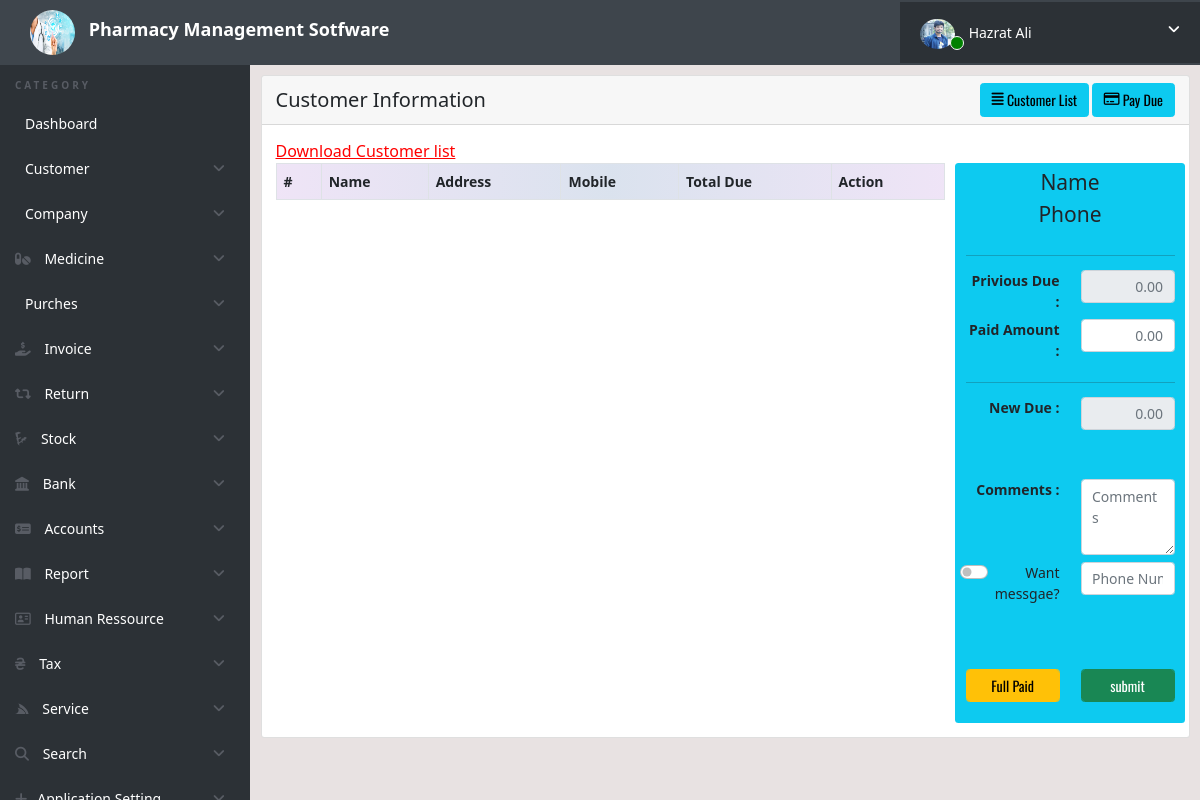
/customer_ledger.php (signed in), run on an earlier commit of the app's database.
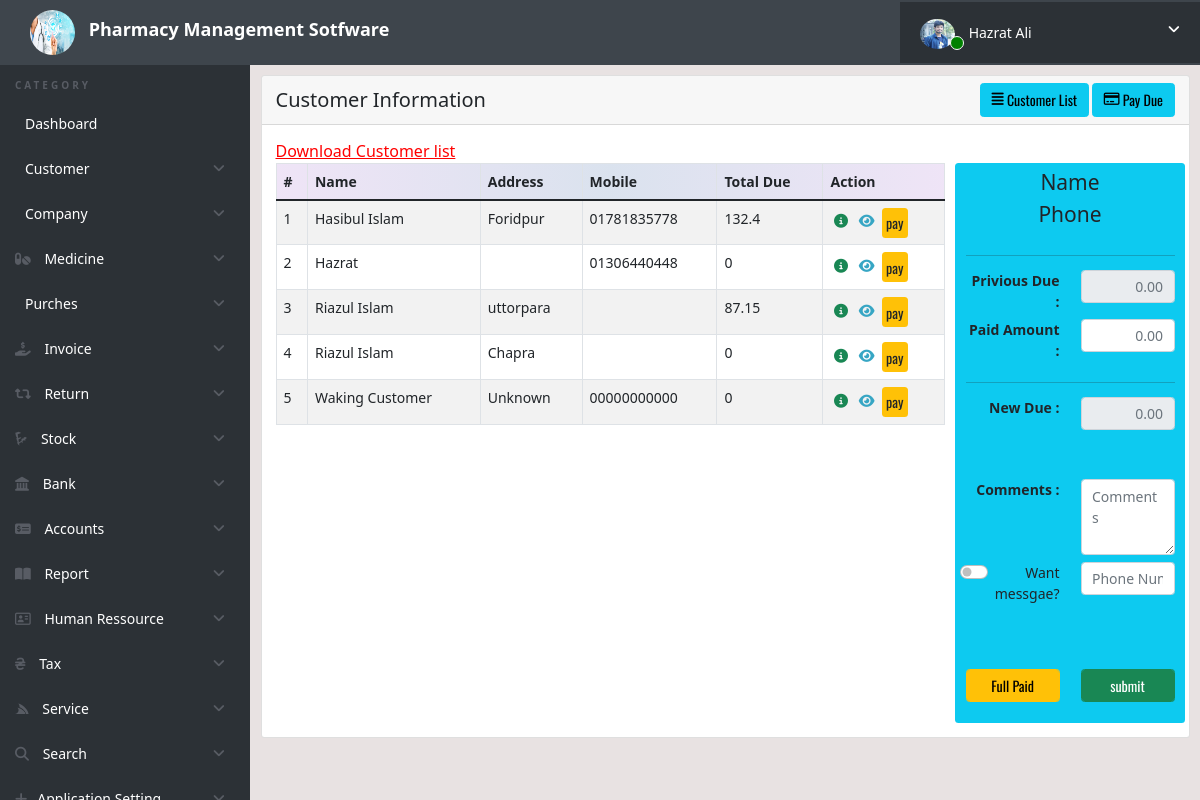
And on a later commit of the database.
### tables this page shows
CREATE TABLE `customertable` (
  `ID` int(11) NOT NULL,
  `Name` varchar(200) NOT NULL,
  `Phone` varchar(30) NOT NULL,
  `Email` varchar(100) NOT NULL,
  `Address` text NOT NULL,
  `Photo` varchar(150) NOT NULL,
  `DateTime` datetime DEFAULT current_timestamp() ON UPDATE current_timestamp(),
  `UpDateTime` datetime NOT NULL,
  `Status` int(2) NOT NULL
);

CREATE TABLE `customerledger` (
  `ID` int(3) NOT NULL,
  `AdminID` text NOT NULL,
  `CustomerID` text NOT NULL,
  `InvoiceId` int(11) NOT NULL,
  `Debit` float NOT NULL,
  `PreDue` float NOT NULL,
  `Total` float NOT NULL,
  `Credit` float NOT NULL,
  `NewDue` float NOT NULL,
  `Status` int(1) NOT NULL,
  `Comments` text NOT NULL,
  `Date` date NOT NULL DEFAULT current_timestamp()
);

### customer_ledger.php (the view, shortened to what the changed rows need)
<?php
include('includes/config.php');
if(strlen($_SESSION['alogin'])==0)
	{
	include_once('./includes/address.php');
	header('location:index.php');
	}
else{
 ?>
<!doctype html>
<html lang="en" class="no-js">
<head>
	<link rel="stylesheet" href="https://pro.fontawesome.com/releases/v5.10.0/css/all.css"/>
    <link href="https://cdnjs.cloudflare.com/ajax/libs/typicons/2.1.2/typicons.min.css" rel="stylesheet">
	<link href="https://cdn.jsdelivr.net/npm/bootstrap@5.1.3/dist/css/bootstrap.min.css" rel="stylesheet">
	<link rel="stylesheet" href="https://cdn.datatables.net/1.11.3/css/dataTables.bootstrap5.min.css">
	<link rel="stylesheet" href="css/awesome-bootstrap-checkbox.css">
    <link href="https://cdn.jsdelivr.net/npm/bootstrap@5.1.3/dist/css/bootstrap.min.css" rel="stylesheet">
	<link rel="stylesheet" href="css/style.css">
	<link href="https://cdnjs.cloudflare.com/ajax/libs/typicons/2.1.2/typicons.min.css" rel="stylesheet">
</head>
<body>
	<div class="ts-main-content">
		<div class="content-wrapper">
			<div class="container-fluid">
				<div class="row">
					<div class="col-md-12">
						<div class="card">
							<div class="card-body">
								<div class="row">
									<div class="col-9">
										<table  id="zctb" class="display table table-striped table-bordered table-hover" >
											<thead class="bg-style">
												<tr>
													<th>#</th>
													<th>Name</th>
													<th>Address</th>
													<th>Mobile</th>
													<th>Total Due</th>
													<th>Action</th>
												</tr>
											</thead>
											<tbody>
												<?php
												$sql = "SELECT customertable.ID, customertable.Name, customertable.Phone, customertable.Address, SUM(customerledger.Total) AS total, SUM(customerledger.Debit) AS total_debit,
												SUM(customerledger.NewDue) AS total_due FROM customertable INNER JOIN customerledger ON customertable.ID =customerledger.CustomerID where customertable.Status= 1
												GROUP BY customerledger.CustomerID ORDER BY customertable.Name";
												$query = $dbh -> prepare($sql);
												$query->execute();
												$results=$query->fetchAll(PDO::FETCH_OBJ);
												$cnt=1;
												if($query->rowCount() > 0)
												{
												foreach($results as $result)
												{				?>
												<tr id="cusid-<?php echo htmlentities($result->ID);?>">
													<td><?php echo htmlentities($cnt);?></td>
													<td id="cusname-<?php echo htmlentities($result->ID);?>" ><?php echo htmlentities($result->Name);?></td>
													<td id="cusadd-<?php echo htmlentities($result->ID);?>" ><?php echo htmlentities($result->Address);?></td>
													<td id="cusphone-<?php echo htmlentities($result->ID);?>" ><?php echo htmlentities($result->Phone);?></td>
													<?php
													$sql2 = "SELECT * from customerledger WHERE CustomerID=:id ORDER BY ID DESC limit 1";
													$query = $dbh -> prepare($sql2);
													$query->bindParam(':id',$result->ID,PDO::PARAM_STR);
													$query->execute();
													$result2=$query->fetch(PDO::FETCH_OBJ);
													?>
													<td id="cusdue-<?php echo htmlentities($result->ID);?>" ><?php echo $result2->NewDue;?></td>
													<td>
													<a href="custldinfo.php?custId=<?php echo htmlentities($result->ID);?>" title="<?php echo htmlentities($result->Name);?>" class="text-success mx-1" id="ledger-<?php echo htmlentities($result->ID);?>" onclick="paydues(event)"><i class="fa fa-info-circle" aria-hidden="true"></i></a>
													<a class="mx-1" href="#" > <i class="fas fa-eye" aria-hidden="true"></i></a>
													<p class="bg-warning btn p-1" onclick="paydues(this.id)" id="<?php echo htmlentities($result->ID);?>"> pay</p>
													</td>
												</tr>
												<?php $cnt=$cnt+1; }} ?>
											</tbody>
										</table>
									</div>
								</div>
							</div>
						</div>
					</div>
				</div>
			</div>
		</div>
	</div>
</body>
</html>
<?php } ?>

What changed in the data, as far as the page shows it:
added customertable: Name "Hasibul Islam", Address "Foridpur", Phone "01781835778", customerledger.NewDue "132.4"
now on this page (row edited): customertable: Name "Hazrat", Phone "01306440448", customerledger.NewDue "0"
added customertable: Name "Riazul Islam", Address "uttorpara", customerledger.NewDue "87.15"
now on this page (row edited): customertable: Name "Riazul Islam", Address "Chapra", customerledger.NewDue "0"
added customertable: Name "Waking Customer", Address "Unknown", Phone "00000000000", customerledger.NewDue "0"
